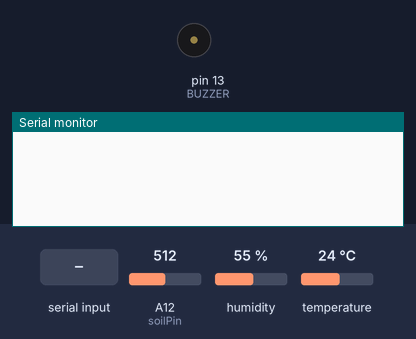
This sketch was run on a simulated Arduino Mega 2560, built with avr-gcc and run on an emulated ATmega2560. Parts: buzzer (waves = sounding, pin HIGH), the last lines printed to the serial monitor. The inputs (shaded band) are chosen by the test bench; at power-on: A12 (soilPin) = 512, humidity 55 %, temperature 24 °C.

Above: at 1.2 s.
1.3 s: "BUZZER_ON" received over the second serial link
At 2.9 s:
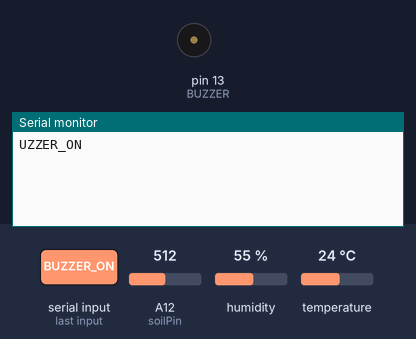
3.8 s: "BUZZER_OFF" received over the second serial link
At 6.0 s:
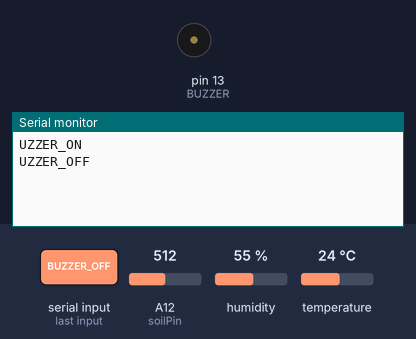
6.3 s: "LED_ON" received over the second serial link
At 7.7 s:
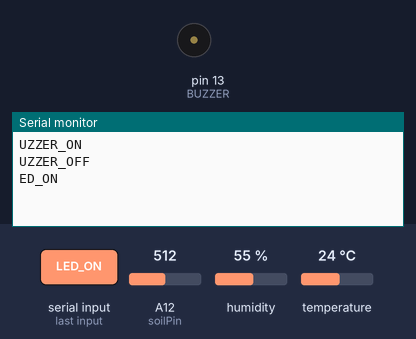

Measured:
- after the input at 1.3 s, the serial monitor: prints a new line after 1.0 s (image 1)
- after the input at 3.8 s, the serial monitor: prints a new line after 1.0 s (image 2)
- after the input at 6.3 s, the serial monitor: prints a new line after 1.0 s (image 3)

The sketch:

soil_temp_led_buzzer.ino
```cpp
#include "DHT.h"
//#include <SoftwareSerial.h>

#define DHTPIN 21      // Digital pin connected to the DHT sensor
#define DHTTYPE DHT11   // DHT 11

#define LEDPIN 11
#define BUZZER 13
const int soilPin = 12;


DHT dht(DHTPIN, DHTTYPE);

// Teensy 5V <--> HC-05 Vcc
// Teensy Ground <--> HC-05 GND
#define rxPin 7 // Teensy pin 7 <--> HC-05 Tx
#define txPin 8 // Teensy pin 8 <--> HC-05 Rx
//SoftwareSerial BTSerial =  SoftwareSerial(rxPin, txPin);
//String str="";
String buzzer_status="BUZZER_OFF";
String led_status="LED_OFF";

void setup() {
  // Setup serial for monitor
  Serial.begin(9600);

  // Setup DHT Sensor
  pinMode(DHTPIN, INPUT);
  pinMode(BUZZER, OUTPUT);
  dht.begin();

  // Setup Serial1 for BlueTooth
  Serial1.begin(9600); // Default communication rate of the Bluetooth module

}

void loop() {
  if(1){//Serial1.available() > 0){ // Checks whether data is comming from the serial port
    //digitalWrite(BUZZER, HIGH);

    float h = dht.readHumidity();
    float t = dht.readTemperature();
    int s = analogRead(soilPin);
    Serial1.print(F("Humidity: "));
    Serial1.print(h);
    Serial1.println(F("%"));
    delay(100);
    Serial1.print(F("Temperature: "));
    Serial1.print(t);
    Serial1.println(F("C"));
    delay(100);
    Serial1.print(F("Soil: "));
    Serial1.println(s);
    delay(100);

    //INPUT
    String input=Serial1.readString().substring(1);//Serial1.readString().substring(1);//this stops it from looping, idk why
    Serial.println(input);
    if (input=="BUZZER_ON" || input=="BUZZER_OFF"){
      buzzer_status= input;
    }
    if (input=="LED_ON" || input=="LED_OFF"){
      led_status= input;
    }

    //LED CONTROL
    if(led_status=="LED_ON"){
      digitalWrite(LEDPIN,HIGH);
    }else if (led_status=="LED_OFF"){
      digitalWrite(LEDPIN,LOW);
    }
    //BUZZER CONTROL
    if(buzzer_status=="BUZZER_ON"){
      digitalWrite(BUZZER,HIGH);
      //Serial.println("BUZZER ON");
      delay(500);
      digitalWrite(BUZZER,LOW);

    }else if (buzzer_status=="BUZZER_OFF"){
      digitalWrite(BUZZER,LOW);
      //Serial.println("BUZZER OFF");
    }
    delay(1000);


 }
}
```
